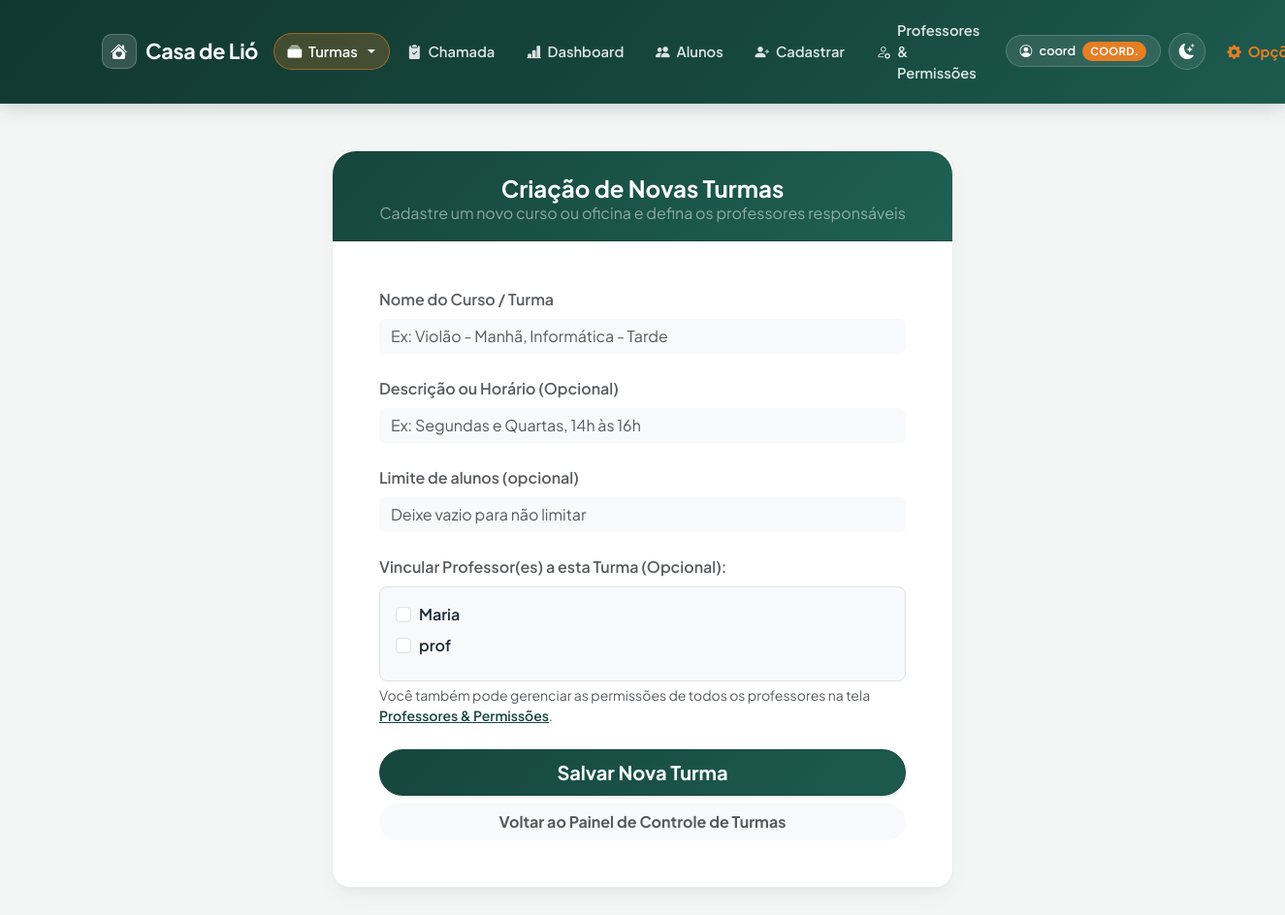
The page /turmas/nova (signed in) on the database its author committed.
### tables this page shows
CREATE TABLE usuarios (
        id INTEGER PRIMARY KEY AUTOINCREMENT,
        login TEXT UNIQUE NOT NULL,
        senha TEXT NOT NULL,
        perfil TEXT NOT NULL
    );

### app.py (the view)
@app.get("/turmas/nova", response_class=HTMLResponse)
async def tela_nova_turma(request: Request, erro: str = None):
    usuario = obter_usuario_atual(request)
    if not usuario or usuario['perfil'] != 'coordenacao':
        return RedirectResponse(url="/", status_code=303)
    conexao = pegar_conexao()
    profs_db = conexao.execute("SELECT id, login FROM usuarios WHERE perfil = 'professor' ORDER BY login ASC").fetchall()
    professores_sistema = [{"id": p['id'], "login": p['login']} for p in profs_db]
    conexao.close()
    return templates.TemplateResponse(
        request=request,
        name="nova_turma.html",
        context={
            "professores": professores_sistema,
            "usuario_atual": usuario,
            "erro": erro
        }
    )

### templates/nova_turma.html (shortened to what this page needs)
{% extends 'base.html' %}
{% block conteudo %}
<div class="row justify-content-center mt-4 mb-5">
    <div class="col-lg-7 col-md-9">
        <div class="card shadow-lg border-0" style="border-radius: 1.5rem;">
            <div class="card-header bg-primary text-white pt-4 pb-3 px-4" style="border-top-left-radius: 1.5rem; border-top-right-radius: 1.5rem;">
                <h4 class="text-center fw-bold mb-0">Criação de Novas Turmas</h4>
                <p class="text-center text-white-50 mb-0">Cadastre um novo curso ou oficina e defina os professores responsáveis</p>
            </div>
            <div class="card-body p-4 p-md-5">
                <form action="/turmas/nova" method="POST">
                    <div class="mb-4">
                        <label class="form-label fw-semibold text-muted">Nome do Curso / Turma</label>
                        <input type="text" name="nome" class="form-control bg-light border-0" placeholder="Ex: Violão - Manhã, Informática - Tarde" required>
                    </div>
                    <div class="mb-4">
                        <label class="form-label fw-semibold text-muted">Descrição ou Horário (Opcional)</label>
                        <input type="text" name="descricao" class="form-control bg-light border-0" placeholder="Ex: Segundas e Quartas, 14h às 16h">
                    </div>
                    <div class="mb-4">
                        <label class="form-label fw-semibold text-muted" for="limite_nova_turma">Limite de alunos (opcional)</label>
                        <input type="number" min="1" step="1" id="limite_nova_turma" name="limite_alunos" class="form-control bg-light border-0" placeholder="Deixe vazio para não limitar">
                    </div>
                    {% if professores %}
                    <div class="mb-4">
                        <label class="form-label fw-semibold text-muted d-block">Vincular Professor(es) a esta Turma (Opcional):</label>
                        <div class="p-3 bg-light rounded-3 border" style="max-height: 200px; overflow-y: auto;">
                            {% for prof in professores %}
                            <div class="form-check mb-2">
                                <input class="form-check-input" type="checkbox" name="professores" value="{{ prof['id'] }}" id="novo_prof_{{ prof['id'] }}">
                                <label class="form-check-label fw-semibold" for="novo_prof_{{ prof['id'] }}">
                                    {{ prof['login'] }}
                                </label>
                            </div>
                            {% endfor %}
                        </div>
                        <small class="text-muted d-block mt-1">
                            Você também pode gerenciar as permissões de todos os professores na tela <a href="/usuarios/novo" class="text-primary fw-semibold">Professores & Permissões</a>.
                        </small>
                    </div>
                    {% endif %}
                    <div class="d-grid gap-2 mt-4">
                        <button type="submit" class="btn btn-primary btn-lg rounded-pill fw-bold py-2 shadow-sm">
                            Salvar Nova Turma
                        </button>
                        <a href="/turmas" class="btn btn-light rounded-pill fw-bold text-muted">
                            Voltar ao Painel de Controle de Turmas
                        </a>
                    </div>
                </form>
            </div>
        </div>
    </div>
</div>
{% endblock %}

### templates/base.html (shortened to what this page needs)
<!DOCTYPE html>
<html lang="pt-PT" data-theme="light">
<head>
    <link href="https://cdn.jsdelivr.net/npm/bootstrap@5.3.0/dist/css/bootstrap.min.css" rel="stylesheet">
    <link rel="stylesheet" href="https://cdn.jsdelivr.net/npm/bootstrap-icons@1.11.3/font/bootstrap-icons.min.css">
</head>
<body>
    {% set caminho_atual = (request.url.path | string) if (request and request.url) else '/' %}
    <nav class="navbar navbar-expand-lg navbar-modern sticky-top">
        <div class="container">
            <a class="navbar-brand fw-bold text-white" href="/">
                <span class="brand-logo-box"><i class="bi bi-house-heart-fill"></i></span>
                <span>Casa de Lió</span>
            </a>
            <div class="collapse navbar-collapse" id="navbarNav">
                <ul class="navbar-nav ms-auto align-items-lg-center gap-1 mt-3 mt-lg-0">
                    {% if request.session.get('perfil') == 'coordenacao' %}
                        <li class="nav-item dropdown">
                            <a class="nav-link dropdown-toggle {% if '/turmas' in caminho_atual %}active-nav{% endif %}" href="#" id="menuTurmas" role="button" data-bs-toggle="dropdown" aria-expanded="false">
                                <i class="bi bi-collection-fill"></i> Turmas
                            </a>
                        </li>
                    {% else %}
                        <li class="nav-item">
                            <a class="nav-link {% if '/turmas' in caminho_atual %}active-nav{% endif %}" href="/turmas">
                                <i class="bi bi-collection-fill"></i> Turmas
                            </a>
                        </li>
                    {% endif %}
                    <li class="nav-item">
                        <a class="nav-link {% if caminho_atual == '/' %}active-nav{% endif %}" href="/">
                            <i class="bi bi-clipboard2-check-fill"></i> Chamada
                        </a>
                    </li>
                    {% if request.session.get('perfil') == 'coordenacao' %}
                        <li class="nav-item">
                            <a class="nav-link {% if '/dashboard' in caminho_atual %}active-nav{% endif %}" href="/dashboard">
                                <i class="bi bi-bar-chart-line-fill"></i> Dashboard
                            </a>
                        </li>
                        <li class="nav-item">
                            <a class="nav-link {% if '/alunos' in caminho_atual %}active-nav{% endif %}" href="/alunos">
                                <i class="bi bi-people-fill"></i> Alunos
                            </a>
                        </li>
                        <li class="nav-item">
                            <a class="nav-link {% if '/cadastrar' in caminho_atual %}active-nav{% endif %}" href="/cadastrar">
                                <i class="bi bi-person-plus-fill"></i> Cadastrar
                            </a>
                        </li>
                        <li class="nav-item">
                            <a class="nav-link {% if '/usuarios' in caminho_atual %}active-nav{% endif %}" href="/usuarios/novo">
                                <i class="bi bi-person-gear"></i> Professores & Permissões
                            </a>
                        </li>
                    {% endif %}
                    {% if request.session.get('login') %}
                    <li class="nav-item ms-lg-2 my-2 my-lg-0">
                        <span class="user-pill-badge">
                            <i class="bi bi-person-circle"></i>
                            <span>{{ request.session.get('login') }}</span>
                            <span class="user-pill-role">
                                {% if request.session.get('perfil') == 'coordenacao' %}Coord.{% else %}Prof.{% endif %}
                            </span>
                        </span>
                    </li>
                    {% endif %}
                    <li class="nav-item ms-lg-1 my-1 my-lg-0">
                        <button type="button" id="btnToggleTheme" class="btn-theme-toggle" title="Alternar Modo Escuro / Claro" aria-label="Alternar tema">
                            <i class="bi bi-moon-stars-fill" id="iconTheme"></i>
                        </button>
                    </li>
                    <li class="nav-item dropdown ms-lg-1 mt-2 mt-lg-0">
                        <a class="nav-link fw-bold dropdown-toggle" href="#" id="menuPerfil" role="button" data-bs-toggle="dropdown" aria-expanded="false" style="color: var(--laranja-adra) !important;">
                            <i class="bi bi-gear-fill"></i> Opções
                        </a>
                    </li>
                </ul>
            </div>
        </div>
    </nav>
    <div id="toastContainer" class="toast-container position-fixed top-0 end-0 p-3" style="z-index: 1095; margin-top: 68px;"></div>
    <div class="container mt-4 flex-grow-1">
        {% block conteudo %}{% endblock %}
    </div>
</body>
</html>

### templates/base.html (style rules this page uses)
:root { --verde-adra: #16463d; --verde-adra-hover: #0f332c; --verde-adra-light: #e8f3f0; --laranja-adra: #e67e22; --laranja-adra-hover: #d35400; --fundo-cinza: #f3f6f5; --superficie-card: #ffffff; --texto-principal: #1e293b; --texto-secundario: #64748b; --borda-suave: rgba(22, 70, 61, 0.09); --sombra-card: 0 10px 25px -5px rgba(22, 70, 61, 0.06), 0 8px 10px -6px rgba(22, 70, 61, 0.04); --sombra-card-hover: 0 20px 30px -10px rgba(22, 70, 61, 0.13), 0 10px 15px -6px rgba(22, 70, 61, 0.06); }
body { background-color: var(--fundo-cinza) !important; color: var(--texto-principal); font-family: 'Plus Jakarta Sans', 'Segoe UI', system-ui, -apple-system, sans-serif; transition: background-color 0.25s ease, color 0.25s ease; min-height: 100vh; display: flex; flex-direction: column; }
.navbar-modern { background: linear-gradient(135deg, #113830 0%, #16463d 55%, #1d5b4f 100%) !important; padding-top: 0.75rem; padding-bottom: 0.75rem; border-bottom: 1px solid rgba(255, 255, 255, 0.08); box-shadow: 0 4px 20px rgba(15, 45, 39, 0.18); }
.navbar-brand { font-size: 1.35rem; letter-spacing: -0.3px; display: inline-flex; align-items: center; gap: 0.6rem; }
.brand-logo-box { width: 36px; height: 36px; border-radius: 10px; background: rgba(255, 255, 255, 0.14); border: 1px solid rgba(255, 255, 255, 0.22); display: inline-flex; align-items: center; justify-content: center; color: #fff; font-size: 1.1rem; }
.navbar-modern .nav-link { color: rgba(255, 255, 255, 0.85) !important; font-size: 0.92rem; font-weight: 600; padding: 0.48rem 0.9rem !important; border-radius: 999px; transition: all 0.2s ease; display: inline-flex; align-items: center; gap: 0.42rem; }
.navbar-modern .nav-link.active-nav { color: #ffffff !important; background-color: rgba(230, 126, 34, 0.22); box-shadow: inset 0 0 0 1px rgba(230, 126, 34, 0.55); }
.user-pill-badge { background: rgba(255, 255, 255, 0.1); border: 1px solid rgba(255, 255, 255, 0.18); color: #ffffff; padding: 0.35rem 0.85rem; border-radius: 999px; font-size: 0.8rem; font-weight: 600; display: inline-flex; align-items: center; gap: 0.45rem; }
.user-pill-role { background: var(--laranja-adra); color: #fff; padding: 0.1rem 0.5rem; border-radius: 999px; font-size: 0.7rem; font-weight: 700; text-transform: uppercase; letter-spacing: 0.3px; }
.btn-theme-toggle { width: 38px; height: 38px; border-radius: 50%; border: 1px solid rgba(255, 255, 255, 0.2); background: rgba(255, 255, 255, 0.08); color: #fff; display: inline-flex; align-items: center; justify-content: center; transition: all 0.2s ease; }
.text-primary { color: var(--verde-adra) !important; }
.bg-primary { background: linear-gradient(135deg, #16463d 0%, #1f6154 100%) !important; }
.btn-primary { background: linear-gradient(135deg, #16463d 0%, #1d5b4f 100%); border-color: #16463d; box-shadow: 0 4px 12px rgba(22, 70, 61, 0.2); transition: all 0.2s ease; }
.card { background-color: var(--superficie-card); color: var(--texto-principal); border-radius: 1.15rem !important; border: 1px solid var(--borda-suave) !important; box-shadow: var(--sombra-card) !important; transition: transform 0.22s ease, box-shadow 0.22s ease, background-color 0.25s ease; }

### rows shown on the page
usuarios: session.get "coord"
usuarios: login "Maria"
usuarios: login "prof"
